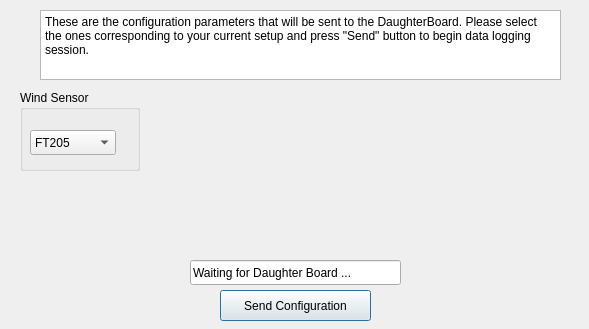
<?xml version="1.0" encoding="UTF-8"?>
<ui version="4.0">
 <class>configWindow</class>
 <widget class="QDialog" name="configWindow">
  <property name="geometry">
   <rect>
    <x>0</x>
    <y>0</y>
    <width>589</width>
    <height>329</height>
   </rect>
  </property>
  <property name="windowTitle">
   <string>Configuration</string>
  </property>
  <property name="styleSheet">
   <string notr="true"/>
  </property>
  <widget class="QGroupBox" name="WindSensorGroupBox">
   <property name="geometry">
    <rect>
     <x>20</x>
     <y>90</y>
     <width>120</width>
     <height>81</height>
    </rect>
   </property>
   <property name="title">
    <string>Wind Sensor</string>
   </property>
   <widget class="QComboBox" name="windSensorBox">
    <property name="geometry">
     <rect>
      <x>10</x>
      <y>40</y>
      <width>86</width>
      <height>25</height>
     </rect>
    </property>
    <item>
     <property name="text">
      <string>FT205</string>
     </property>
    </item>
    <item>
     <property name="text">
      <string>FT742</string>
     </property>
    </item>
    <item>
     <property name="text">
      <string>Trisonica</string>
     </property>
    </item>
   </widget>
  </widget>
  <widget class="QPlainTextEdit" name="plainTextEdit">
   <property name="geometry">
    <rect>
     <x>40</x>
     <y>10</y>
     <width>521</width>
     <height>70</height>
    </rect>
   </property>
   <property name="plainText">
    <string>These are the configuration parameters that will be sent to the DaughterBoard. Please select the ones corresponding to your current setup and press &quot;Send&quot; button to begin data logging session.</string>
   </property>
  </widget>
  <widget class="QPushButton" name="sendConfigButton">
   <property name="geometry">
    <rect>
     <x>220</x>
     <y>290</y>
     <width>151</width>
     <height>31</height>
    </rect>
   </property>
   <property name="text">
    <string>Send Configuration</string>
   </property>
  </widget>
  <widget class="QLineEdit" name="waitLineEdit">
   <property name="geometry">
    <rect>
     <x>190</x>
     <y>260</y>
     <width>211</width>
     <height>25</height>
    </rect>
   </property>
   <property name="text">
    <string>Waiting for Daughter Board ...</string>
   </property>
  </widget>
 </widget>
 <resources/>
 <connections/>
</ui>
